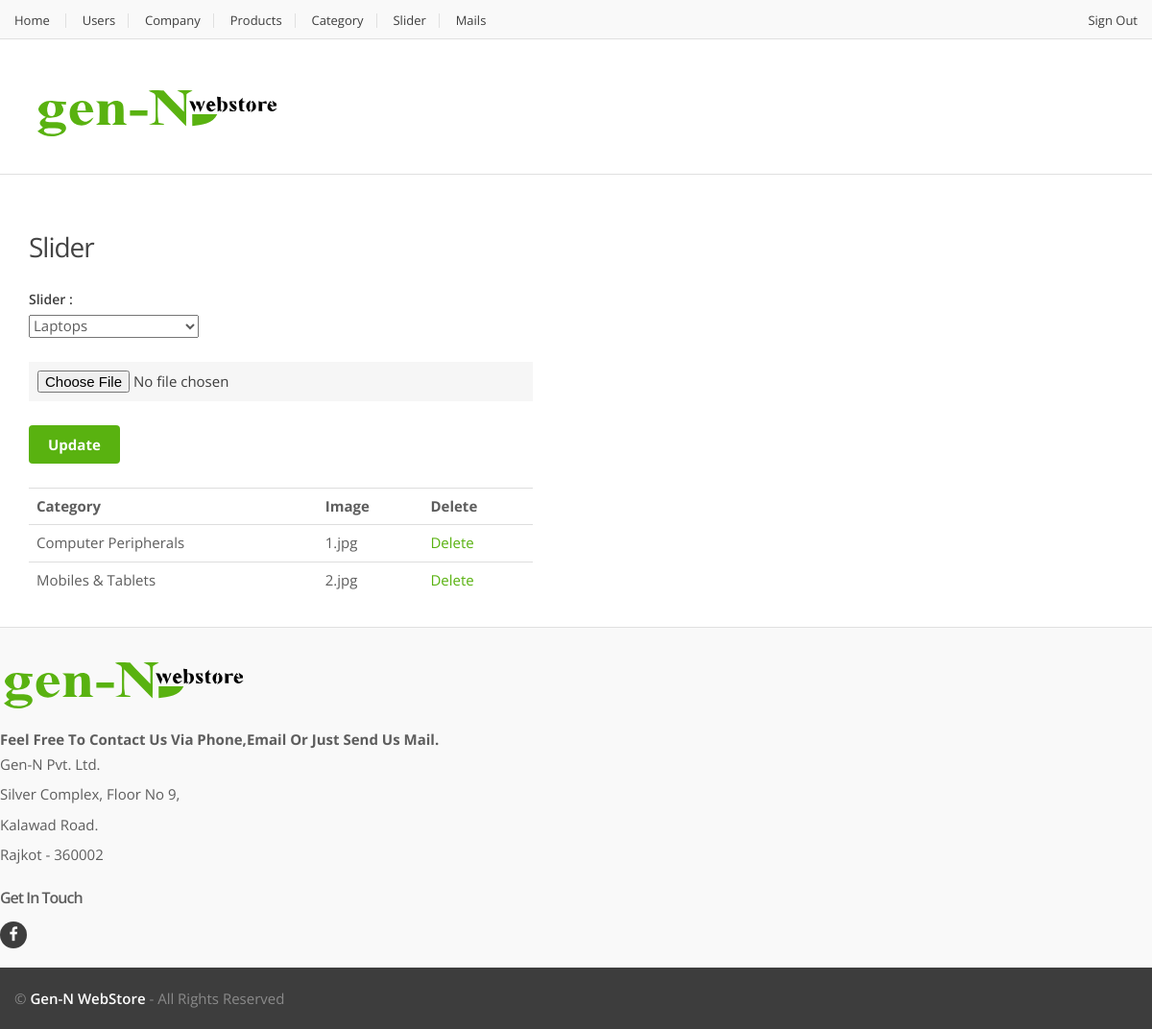
The app's page /admin/slider.php (signed in) with its own data.
### tables this page shows
CREATE TABLE IF NOT EXISTS `slider` (
  `slider_id` int(3) NOT NULL,
  `cat_id` int(9) NOT NULL DEFAULT '0',
  `slider_image` varchar(200) NOT NULL DEFAULT ''
);

CREATE TABLE IF NOT EXISTS `category` (
  `cat_id` int(2) NOT NULL,
  `cat_name` varchar(30) NOT NULL DEFAULT ''
);

### admin/slider.php (the view, shortened to what this page needs)
<!DOCTYPE html>
<html lang="en">
	<head>
	    <link rel="stylesheet" href="../assets/css/bootstrap.min.css">
	    <link rel="stylesheet" href="../assets/css/main.css">
	    <link rel="stylesheet" href="../assets/css/green.css">
	    <link rel="stylesheet" href="../assets/css/owl.carousel.css">
		<link rel="stylesheet" href="../assets/css/owl.transitions.css">
		<link rel="stylesheet" href="../assets/css/animate.min.css">
		<link rel="stylesheet" href="../assets/css/config.css">
		<link href="../assets/css/green.css" rel="alternate stylesheet" title="Green color">
		<link href="../assets/css/blue.css" rel="alternate stylesheet" title="Blue color">
		<link href="../assets/css/red.css" rel="alternate stylesheet" title="Red color">
		<link href="../assets/css/orange.css" rel="alternate stylesheet" title="Orange color">
		<link href="../assets/css/navy.css" rel="alternate stylesheet" title="Navy color">
		<link href="../assets/css/dark-green.css" rel="alternate stylesheet" title="Darkgreen color">
		<link rel="stylesheet" href="../assets/css/font-awesome.min.css">
	</head>
<body>
<?php
		include_once("adminh.php");
?>
<div class="wrapper">
<div id="top-banner-and-menu">
	<div class="container">
		<div class="col-md-6">
		<section class="section sign-in inner-right-xs">
		<h2 class="bordered">Slider</h2>
			<form name="addcat" method="post" action="slider.php" class="login-form cf-style-1" enctype="multipart/form-data">
			<div>
                            <label>Slider :</label>
                           <div class="field-row">
							<select name="cat" onChange="getupload();">
							<?php
								$rsc=mysql_query("select * from category");
								while($v=mysql_fetch_array($rsc))
								{
								echo "<option id=".$v['cat_id']."value=".$v['cat_id'].">".$v['cat_name']."</option>";
								}
							?>
							</select>
							</div>
							<div class="field-row">
							<input type="file" class="le-input" name="simage">
							</div>
							<div class="field-row">
							<button type="submit" class="le-button" name="addslider">Update</button>
							</div>
							</form>
            </div>
			<div class="tab-pane" id="additional-info">
					<?php
						echo "<table border=0 class=table><tr><th>Category</th><th>Image</th><th>Delete</th></tr>";
						$rss=mysql_query("select * from slider");
						while($vc=mysql_fetch_array($rss))
						{
							$ct=$vc['cat_id'];
							$rsct=mysql_query("select * from category where cat_id=$ct");
							$vct=mysql_fetch_array($rsct);
							echo "<tr><td>".$vct['cat_name']."</td><td>".$vc['slider_image']."</td><td><a href=slider.php?delslider=".$vc['slider_id'].">Delete</a></td></tr>";
						}
							echo"</table>";
					?>
			</div>
          </div>
		</div>
</div>
	<?php include_once('../include/footer.php'); ?>
</body>
</html>

### assets/css/green.css (style rules this page uses)
.le-button { background-color: #59b210; }
a, a:hover, a:focus, a:active { color: #59b210; }
h2 { color: #59b210; }

### assets/css/blue.css (style rules this page uses)
.le-button { background-color: #3498db; }
a, a:hover, a:focus, a:active { color: #3498db; }
h2 { color: #3498db; }

### assets/css/red.css (style rules this page uses)
.le-button { background-color: #e74c3c; }
a, a:hover, a:focus, a:active { color: #e74c3c; }
h2 { color: #e74c3c; }

### assets/css/orange.css (style rules this page uses)
.le-button { background-color: #f27a24; }
a, a:hover, a:focus, a:active { color: #f27a24; }
h2 { color: #f27a24; }

### assets/css/navy.css (style rules this page uses)
.le-button { background-color: #34495e; }
a, a:hover, a:focus, a:active { color: #34495e; }
h2 { color: #34495e; }

### assets/css/dark-green.css (style rules this page uses)
.le-button { background-color: #21b68e; }
a, a:hover, a:focus, a:active { color: #21b68e; }
h2 { color: #21b68e; }

### records on screen
slider: cat.cat_name "Computer Peripherals", slider_image "1.jpg"
slider: cat.cat_name "Mobiles & Tablets", slider_image "2.jpg"

### other values on screen
form field cat "Laptops"
